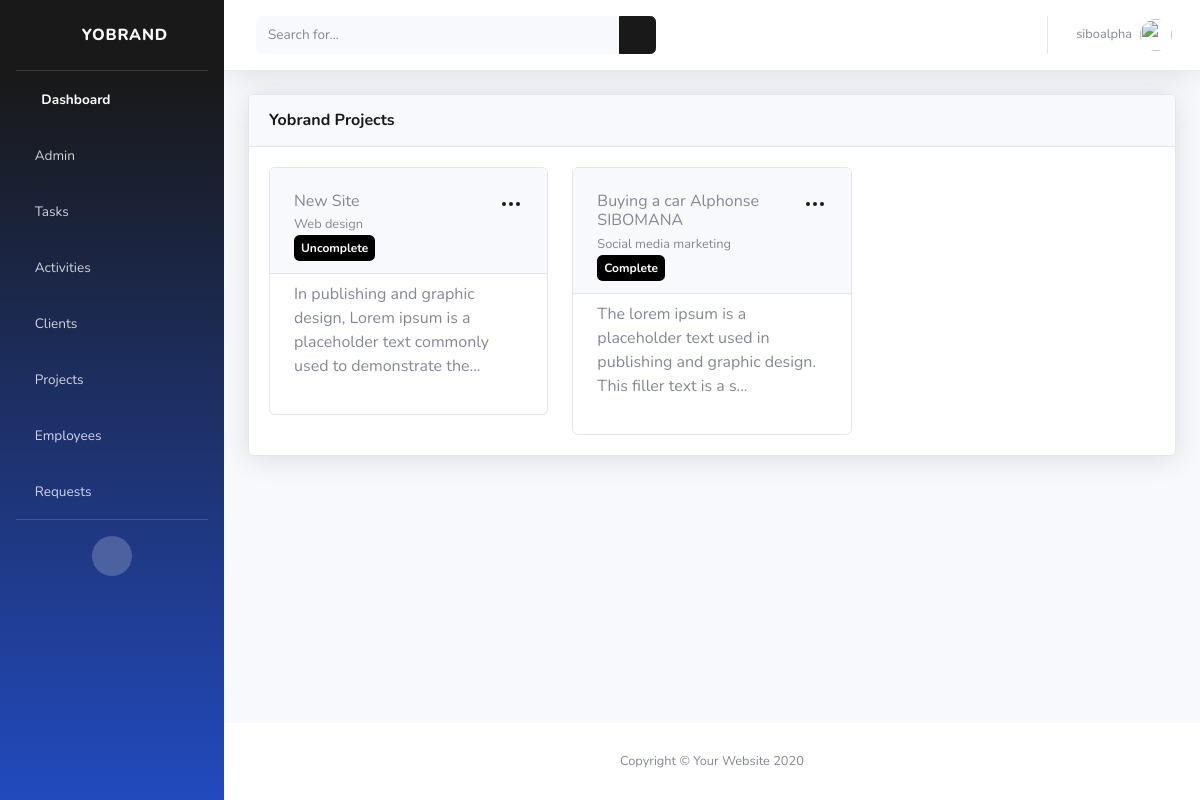
The page /projects/ (signed in) on the database as committed earlier.
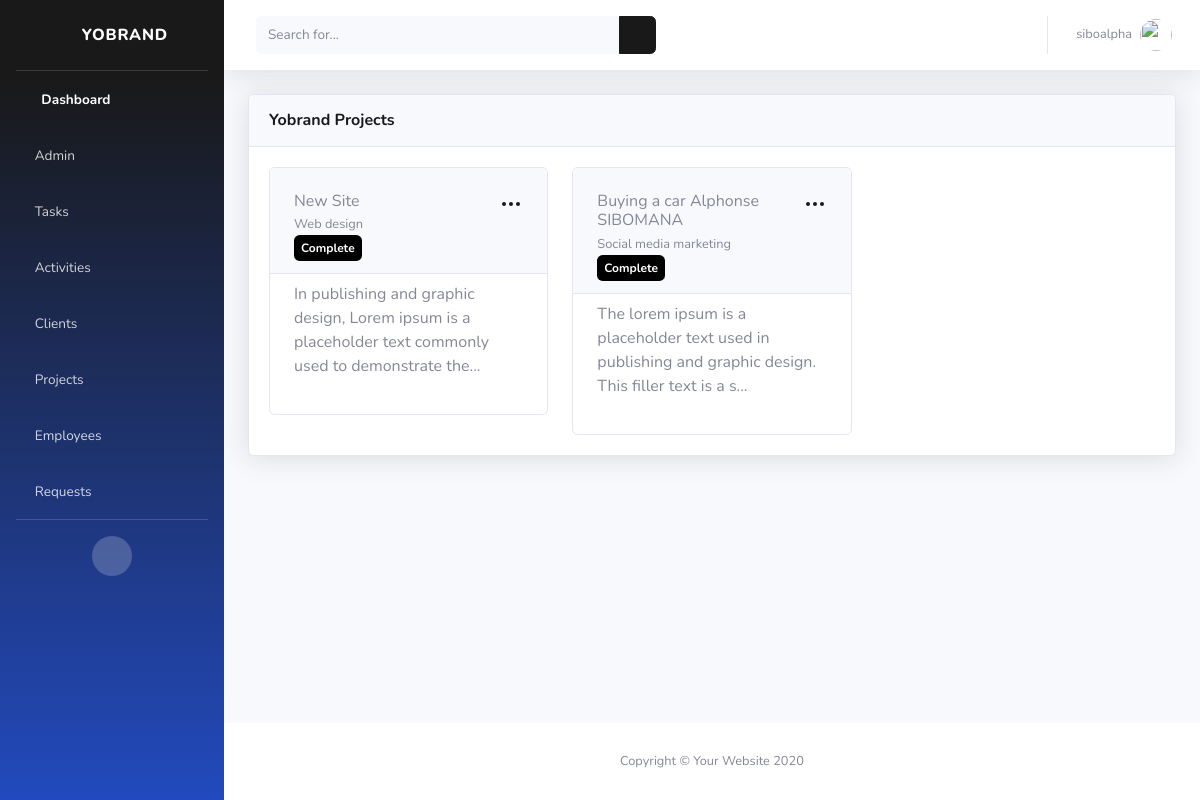
The same page on the database as committed later.
### cms/models.py (models this page shows, shortened)
class Project(models.Model):
    Complete = 'Complete'
    Pending = 'Pending'
    Uncomplete = 'Uncomplete'
    PROJECT_STATUS_CHOICES = [
        (Complete, 'Complete'),
        (Pending, 'Pending'),
        (Uncomplete, 'Uncomplete')
    ]
    Web_design = 'Web design'
    Content = 'Content'
    Social_media_marketing = 'Social media marketing'
    PROJECT_TYPE_CHOICES = [
        (Web_design, 'Web design'),
        (Content, 'Content'),
        (Social_media_marketing, 'Social media marketing')
    ]
    name = models.CharField(max_length=40, null=True)
    description = models.TextField(max_length=200, null=True)
    project_type = models.CharField(max_length=40, choices=PROJECT_TYPE_CHOICES, default=Web_design)
    status = models.CharField(max_length=40, choices=PROJECT_STATUS_CHOICES, default=Uncomplete)
    client = models.ForeignKey(Client, on_delete=models.SET_NULL, null=True)
    date_added = models.DateTimeField(default=timezone)
    def shortproject(self):
        return self.description[0:100]+"..."

### cms/views.py (the view)
# urls.py: path('projects/',views.projects, name='projects'),
@login_required(login_url='login')
def projects(request):
    projects = Project.objects.all()
    context = {'projects': projects}
    return render(request, 'cms/projects.html', context)

### cms/templates/cms/projects.html (shortened to what this page needs)
{% extends 'cms/base.html' %}
{% block content %}
<div class="container-fluid">
    <div class="card shadow mb-4">
        <div class="card-header py-3">
            <h6 class="m-0 font-weight-bold text-primary">Yobrand Projects</h6>
        </div>
        <div class="card-body">
            <div class="container p-0">
                <div class="row">
                    {% for project in projects %}
                    <div class="col-12 col-md-6 col-lg-4">
                        <div class="card">
                            <div class="card-header px-4 pt-4">
                                <div class="card-actions float-right">
                                    <div class="dropdown show">
                                        <a href="#" data-toggle="dropdown" data-display="static">
                                        </a>
                                    </div>
                                </div>
                                <h6 class="card-title mb-0">{{project.name}}</h6>
                                <small>{{project.project_type}}</small><br>
                                <div class="badge" style="background-color: black; color: white;padding: 7px;">{{project.status}}</div>
                            </div>
                            <div class="card-body px-4 pt-2">
                                <p>{{project.shortproject}}</p>
                            </div>
                        </div>
                    </div>
                    {% endfor %}
                </div>
             </div>
        </div>
    </div>
</div>
</div>
<footer class="sticky-footer bg-white">
    <div class="container my-auto">
        <div class="copyright text-center my-auto">
            <span>Copyright &copy; Your Website 2020</span>
        </div>
    </div>
</footer>
</div>
</div>
{% endblock %}

Rows that differ between the two databases and show on the page:
changed Project "New Site": status "Uncomplete" → "Complete"
